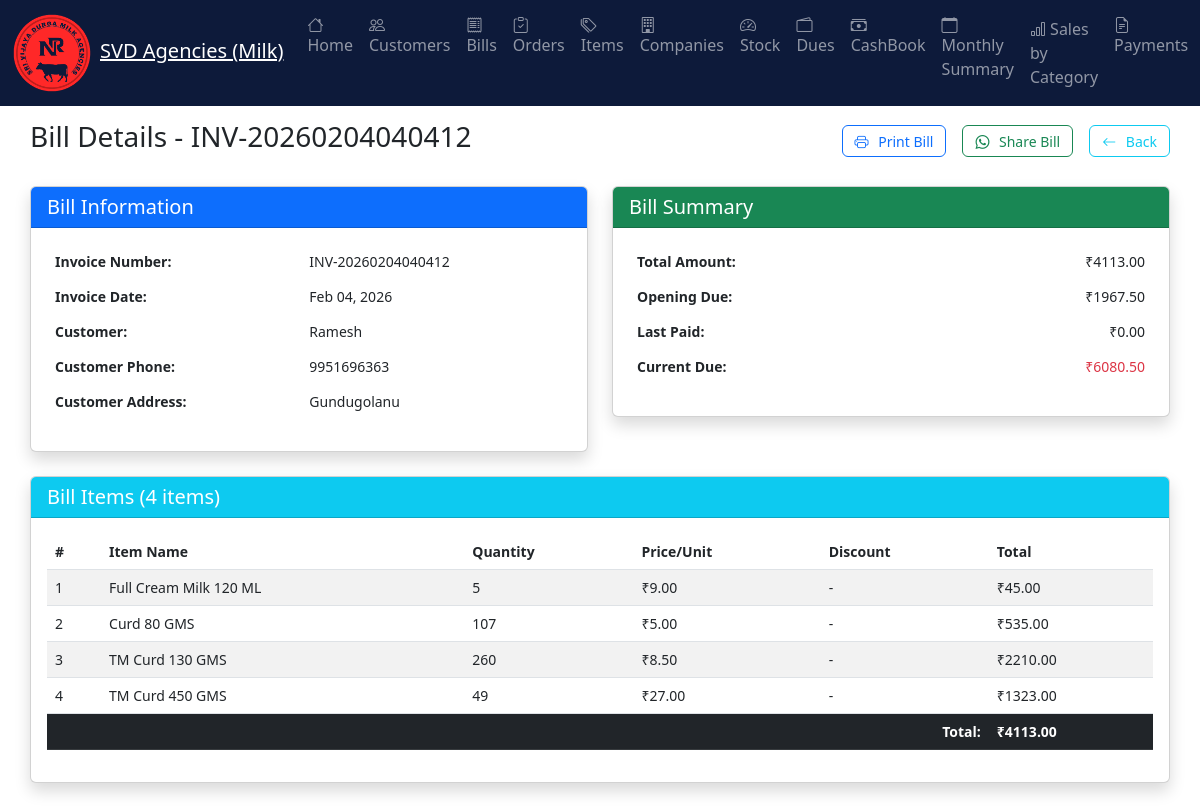
Screenshot of /milk_agency/view-bill/171/ with the database file from the repository.
### milk_agency/models.py (models this page shows, shortened)
class Bill(models.Model):
    customer = models.ForeignKey(Customer, on_delete=models.SET_NULL, null=True, blank=True, related_name='bills')
    invoice_number = models.CharField(max_length=50, unique=True)
    invoice_date = models.DateField(default=timezone.now)
    total_amount = models.DecimalField(max_digits=12, decimal_places=2)
    op_due_amount = models.DecimalField(max_digits=12, decimal_places=2, default=0)
    last_paid = models.DecimalField(max_digits=12, decimal_places=2, default=0, help_text="Last paid amount for this bill")
    profit = models.DecimalField(max_digits=12, decimal_places=2, default=0, help_text="Total profit from this bill")
    commission_deducted = models.DecimalField(max_digits=12, decimal_places=2, default=0, help_text="Commission amount deducted from this bill")
    commission_month = models.IntegerField(null=True, blank=True, help_text="Month for which commission was deducted")
    commission_year = models.IntegerField(null=True, blank=True, help_text="Year for which commission was deducted")
    created_at = models.DateTimeField(auto_now_add=True, null=True, blank=True)

class Customer(AbstractBaseUser, PermissionsMixin):
    phone = models.CharField(max_length=20, unique=True, help_text="Phone number for login")
    name = models.CharField(max_length=255)
    shop_name = models.CharField(max_length=255, blank=True, help_text="Name of the customer's shop")
    retailer_id = models.CharField(max_length=100, blank=True, help_text="Unique identifier for the retailer")
    flat_number = models.CharField(max_length=255, blank=True)
    area = models.CharField(max_length=255, blank=True)
    pin_code = models.CharField(max_length=10, blank=True)
    city = models.CharField(max_length=100, blank=True)
    state = models.CharField(max_length=100, blank=True)
    due = models.DecimalField(max_digits=12, decimal_places=2, default=0, help_text="Customer's current balance")
    is_commissioned = models.BooleanField(default=False, help_text="Whether this customer is eligible for commission calculation")
    is_delivery = models.BooleanField(default=False, help_text="Whether this customer is eligible for delivery")
    frozen = models.BooleanField(default=False)
    last_login = models.DateTimeField(blank=True, null=True)
    is_active = models.BooleanField(default=True)
    is_staff = models.BooleanField(default=False)  # Needed to access admin site
    objects = CustomerManager()
    USERNAME_FIELD = "phone"
    REQUIRED_FIELDS = ["name"]
    groups = models.ManyToManyField(
        'auth.Group',
        related_name='customer_groups',
        blank=True,
        help_text='The groups this customer belongs to.',
        verbose_name='groups',
    )
    user_permissions = models.ManyToManyField(
        'auth.Permission',
        related_name='customer_permissions',
        blank=True,
        help_text='Specific permissions for this customer.',
        verbose_name='user permissions',
    )
    class Meta:
        ordering = ["name"]

class BillItem(models.Model):
    bill = models.ForeignKey(Bill, on_delete=models.CASCADE, related_name='items')
    item = models.ForeignKey(Item, on_delete=models.CASCADE)
    price_per_unit = models.DecimalField(max_digits=10, decimal_places=2)
    discount = models.DecimalField(max_digits=10, decimal_places=2, default=0)
    quantity = models.IntegerField()
    total_amount = models.DecimalField(max_digits=12, decimal_places=2)

class Item(models.Model):
    code = models.CharField(max_length=50, unique=True, blank=True, null=True, help_text='Unique item code')
    name = models.CharField(max_length=255)
    company = models.ForeignKey(Company, on_delete=models.SET_NULL, null=True, blank=True, related_name='items')
    category = models.CharField(max_length=100, blank=True, null=True)
    selling_price = models.DecimalField(max_digits=10, decimal_places=2)
    buying_price  = models.DecimalField(max_digits=10, decimal_places=2)
    mrp = models.DecimalField(max_digits=10, decimal_places=2, default=0, help_text='Maximum Retail Price')
    stock_quantity = models.IntegerField(default=0)
    pcs_count = models.IntegerField(default=0, help_text='Number of pieces per unit')
    image = models.ImageField(upload_to='items_saved/', blank=True, null=True)
    description = models.TextField(blank=True, null=True)
    frozen = models.BooleanField(default=False, help_text='If true, item is frozen and not displayed in app except items dashboard')

### milk_agency/views_bill_operations.py (the view)
# urls.py: path('view-bill/<int:bill_id>/', views_bill_operations.view_bill, name='view_bill'),
def view_bill(request, bill_id):
    bill = get_object_or_404(Bill.objects.select_related('customer'), id=bill_id)
    bill_items = BillItem.objects.filter(bill=bill).select_related('item')
    current_due = bill.op_due_amount + bill.total_amount
    context = {
        'bill': bill,
        'bill_items': bill_items,
        'current_due': current_due
    }
    return render(request, 'milk_agency/bills/view_bill.html', context)

### templates/milk_agency/bills/view_bill.html (shortened to what this page needs)
﻿{% extends "milk_agency/home/base.html" %}
{% block content %}
<div class="container-fluid py-4">
    <div class="d-flex justify-content-between align-items-center mb-4 bill-topbar">
        <h3>Bill Details - {{ bill.invoice_number }}</h3>
        <div class="d-flex flex-wrap gap-2">
            <a href="{% url 'milk_agency:generate_invoice_pdf' bill.id %}"
                class="btn btn-outline-primary me-2 btn-sm col-lg-auto action-btn-responsive"
                download="invoice_{{ bill.invoice_number }}.pdf">
                <i class="bi bi-printer"></i>
                <span class="btn-text">Print Bill</span>
            </a>
            <button class="btn btn-outline-success me-2 btn-sm col-lg-auto action-btn-responsive"
                    onclick="shareBillOnWhatsApp()">
                <i class="bi bi-whatsapp"></i>
                <span class="btn-text">Share Bill</span>
            </button>
            <a href="{% url 'milk_agency:bills_dashboard' %}"
            class="btn btn-outline-info btn-sm col-lg-auto action-btn-responsive">
                <i class="bi bi-arrow-left"></i>
                <span class="btn-text">Back</span>
            </a>
        </div>
    </div>
    <div class="row">
        <div class="col-md-6">
            <div class="card shadow">
                <div class="card-header bg-primary text-white">
                    <h5 class="mb-0">Bill Information</h5>
                </div>
                <div class="card-body">
                    <table class="table table-borderless">
                        <tr>
                            <td><strong>Invoice Number:</strong></td>
                            <td>{{ bill.invoice_number }}</td>
                        </tr>
                        <tr>
                            <td><strong>Invoice Date:</strong></td>
                            <td>{{ bill.invoice_date|date:"M d, Y" }}</td>
                        </tr>
                        <tr>
                            <td><strong>Customer:</strong></td>
                            <td>{{ bill.customer.name }}</td>
                        </tr>
                        <tr>
                            <td><strong>Customer Phone:</strong></td>
                            <td>{{ bill.customer.phone|default:"N/A" }}</td>
                        </tr>
                        <tr>
                            <td><strong>Customer Address:</strong></td>
                            <td>{{ bill.customer.area|default:"N/A" }}</td>
                        </tr>
                    </table>
                </div>
            </div>
        </div>
        <div class="col-md-6">
            <div class="card shadow">
                <div class="card-header bg-success text-white">
                    <h5 class="mb-0">Bill Summary</h5>
                </div>
                <div class="card-body">
                    <table class="table table-borderless">
                        <tr>
                            <td><strong>Total Amount:</strong></td>
                            <td class="text-end">₹{{ bill.total_amount }}</td>
                        </tr>
                        <tr>
                            <td><strong>Opening Due:</strong></td>
                            <td class="text-end">₹{{ bill.op_due_amount }}</td>
                        </tr>
                        <tr>
                            <td><strong>Last Paid:</strong></td>
                            <td class="text-end">₹{{ bill.last_paid }}</td>
                        </tr>
                        <tr>
                            <td><strong>Current Due:</strong></td>
                            <td class="text-end">
                                <span class="{% if current_due > 0 %}text-danger{% else %}text-success{% endif %}">
                                    ₹{{ current_due|floatformat:2 }}
                                </span>
                            </td>
                        </tr>
                    </table>
                </div>
            </div>
        </div>
    </div>
    <div class="card shadow mt-4">
        <div class="card-header bg-info text-white">
            <h5 class="mb-0">Bill Items ({{ bill_items.count }} items)</h5>
        </div>
        <div class="card-body">
            <div class="table-responsive">
                <table class="table table-striped">
                    <thead>
                        <tr>
                            <th>#</th>
                            <th>Item Name</th>
                            <th>Quantity</th>
                            <th>Price/Unit</th>
                            <th>Discount</th>
                            <th>Total</th>
                        </tr>
                    </thead>
                    <tbody>
                        {% for item in bill_items %}
                        <tr>
                            <td>{{ forloop.counter }}</td>
                            <td>{{ item.item.name }}</td>
                            <td>{{ item.quantity }}</td>
                            <td>₹{{ item.price_per_unit }}</td>
                            <td>
                                {% if item.discount > 0 %}
                                    ₹{{ item.discount }}
                                {% else %}
                                    -
                                {% endif %}
                            </td>
                            <td>₹{{ item.total_amount }}</td>
                        </tr>
                        {% endfor %}
                    </tbody>
                    <tfoot>
                        <tr class="table-dark">
                            <td colspan="5" class="text-end"><strong>Total:</strong></td>
                            <td><strong>₹{{ bill.total_amount }}</strong></td>
                        </tr>
                    </tfoot>
                </table>
            </div>
        </div>
    </div>
</div>
{% endblock %}

### static/css/milk_agency/base.css (style rules this page uses)
.milk-agency .btn { padding: 0.375rem 0.75rem; font-size: 0.875rem; line-height: 1.4; border-radius: 0.375rem; height: 32px; }
.milk-agency .table th, .milk-agency .table td { padding: 0.5rem; font-size: 0.875rem; }

### templates/milk_agency/bills/view_bill.html (style rules this page uses)
.table-responsive { overflow-x: auto; -webkit-overflow-scrolling: touch; }
@media (min-width: 769px) { .action-btn-responsive i { margin-right: 6px; } }

### rows the page displays
Bill: invoice_number "INV-20260204040412", invoice_date "Feb 04, 2026", customer.name "Ramesh", customer.phone "9951696363", customer.area "Gundugolanu", total_amount "4113.00", op_due_amount "1967.50", last_paid "0.00"
BillItem: item.name "Full Cream Milk 120 ML", quantity "5", price_per_unit "9.00", total_amount "45.00"
BillItem: item.name "Curd 80 GMS", quantity "107", price_per_unit "5.00", total_amount "535.00"
BillItem: item.name "TM Curd 130 GMS", quantity "260", price_per_unit "8.50", total_amount "2210.00"
BillItem: item.name "TM Curd 450 GMS", quantity "49", price_per_unit "27.00", total_amount "1323.00"

### other values shown
{{ current_due|floatformat:2 }} "6080.50"
{{ bill_items.count }} "4"
